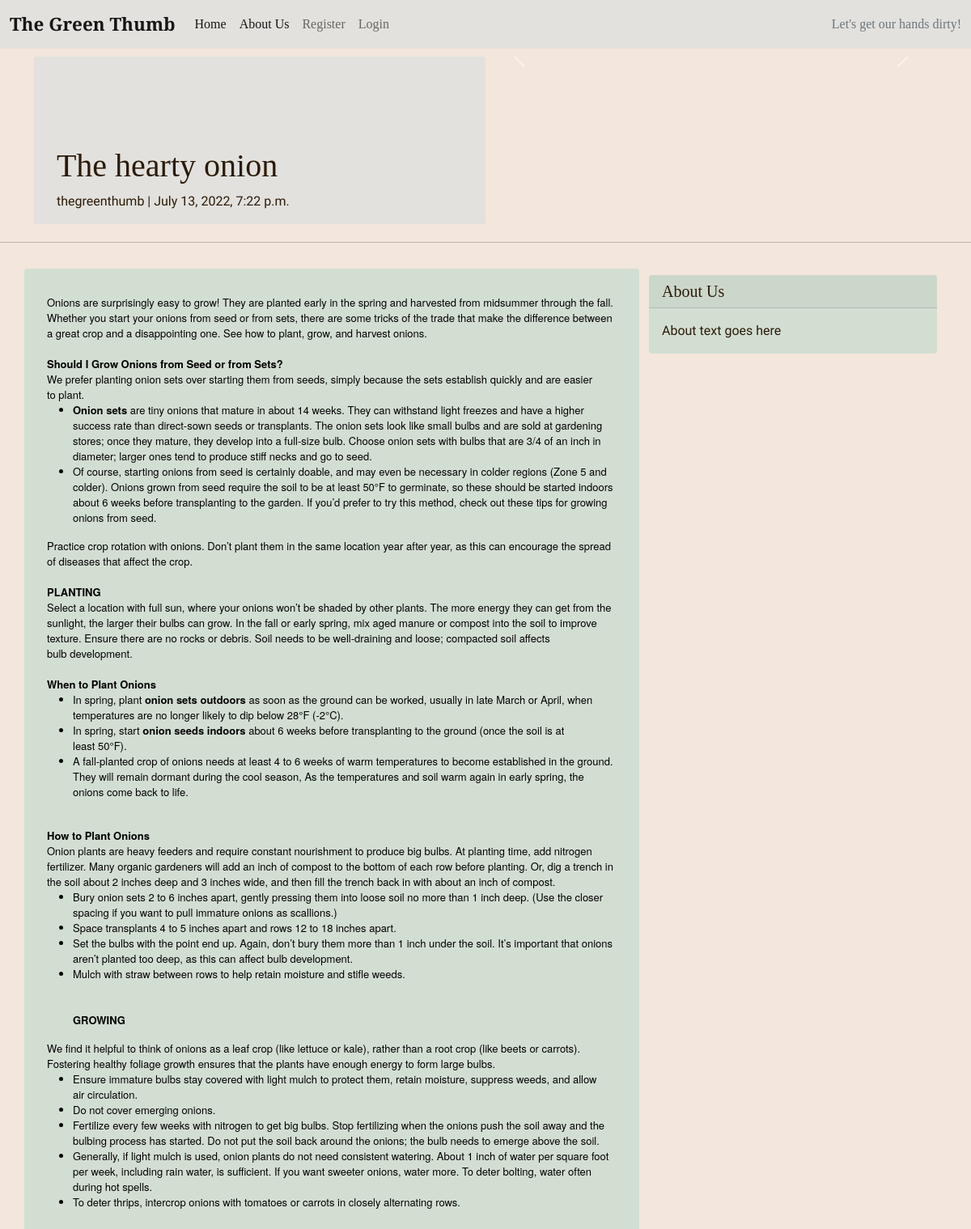
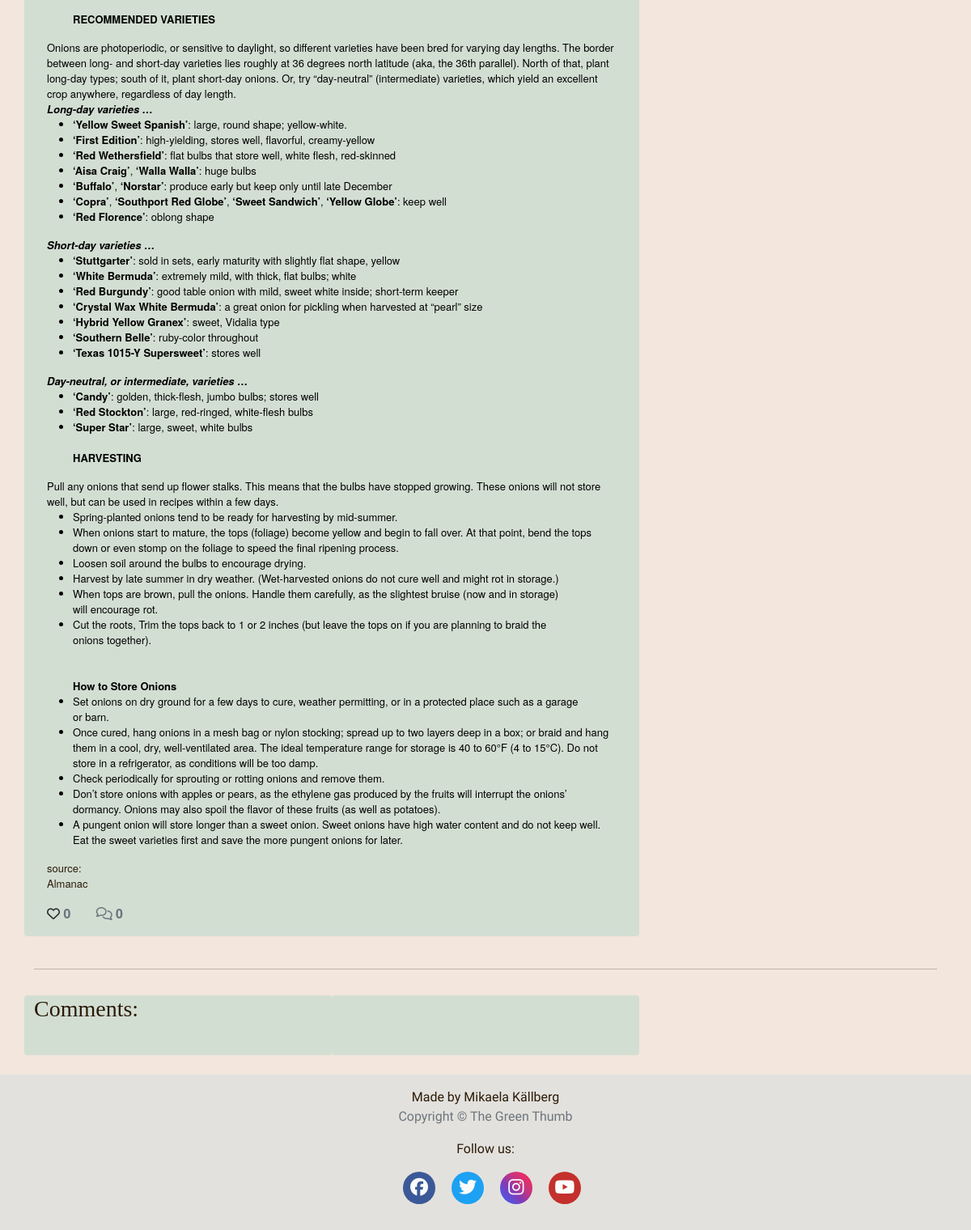
Page /the-hearty-onion/ on the committed database (2 pictures, top to bottom).
### blog/models.py (models this page shows, shortened)
class BlogPost(models.Model):
    title = models.CharField(
        max_length=200, unique=True, null=False, blank=False)
    slug = models.SlugField(max_length=200, unique=True)
    created_on = models.DateTimeField(auto_now_add=True)
    updated_on = models.DateTimeField(auto_now=True)
    content = models.TextField(blank=True)
    excerpt = models.TextField(blank=True)
    author = models.ForeignKey(
        User, on_delete=models.CASCADE, related_name='blog_posts',
        default=id(0))
    status = models.IntegerField(choices=STATUS, default=0)
    featured_image = CloudinaryField('image', default='placeholder')
    alt_tag = models.CharField(max_length=100, default='image related to post')
    likes = models.ManyToManyField(
        User, related_name='blogpost_like', blank=True)
    class Meta:
        ordering = ['-created_on']
    def number_of_likes(self):
        return self.likes.count()

### blog/views.py (the view, shortened to what this page needs)
# urls.py: path('<slug:slug>/', views.PostDetail.as_view(), name='post_detail'),
class PostDetail(View):
    def get(self, request, slug, *args, **kwargs):
        queryset = BlogPost.objects.filter(status=1)
        post = get_object_or_404(queryset, slug=slug)
        photos = PostImage.objects.filter(post=post)
        comments = post.comments.filter(approved=True).order_by('-created_on')
        liked = False
        if post.likes.filter(id=self.request.user.id).exists():
            liked = True
        return render(
            request,
            'post_detail.html',
            {
                'post': post,
                'photos': photos,
                'comments': comments,
                'commented': False,
                'liked': liked,
                'form': CommentForm(),
                'title': post.title,
            },
        )

### templates/post_detail.html (shortened to what this page needs)
{% extends 'base.html' %} {% block content %}
{% load crispy_forms_tags %}
<div class="masthead">
    <div class="container">
        <div class="row g-0">
            <div class="col-md-6 masthead-text">
                <h1 class="post-title">{{ post.title }}</h1>
                <p class="post-subtitle">{{ post.author }} | {{ post.created_on }}</p>
            </div>
            <div class="d-block col-md-6 masthead-image">
                {% if "placeholder" in post.featured_image.url %}
                <img src="https://res.cloudinary.com/mikakallberg/image/upload/v1656959946/vegetables_c8sl5c.jpg"
                    class="img-fluid" width="100%" alt="Image of carrots, leaks and potatoes on a wodden table">
                {% else %}
                <div id="carouselExampleIndicators" class="carousel slide" data-bs-ride="carousel">
                    <button class="carousel-control-prev" type="button" data-bs-target="#carouselExampleIndicators"
                        data-bs-slide="prev">
                        <span class="carousel-control-prev-icon" aria-hidden="true"></span>
                    </button>
                    <button class="carousel-control-next" type="button" data-bs-target="#carouselExampleIndicators"
                        data-bs-slide="next">
                        <span class="carousel-control-next-icon" aria-hidden="true"></span>
                    </button>
                </div>
                {% endif %}
            </div>
        </div>
    </div>
</div>
<div class="row">
    <div class="col">
        <hr>
    </div>
</div>
<div class="container">
    <div class="row">
        <div class="col card mb-4  mt-3 left  top">
            <div class="card-body">
                <p class="card-text ">{{ post.content | safe }}</p>
                <div class="row">
                    <div class="col-1">
                        <strong>
                            {% if user.is_authenticated %}
                            <form class="d-inline" action="{% url 'post_like' post.slug %}" method="POST">
                                {% csrf_token %}
                                {% if liked %}
                                <button type="submit" name="blogpost_id" value="{{post.slug}}" class="btn-like"><i
                                        class="fas fa-heart"></i></button>
                                {% else %}
                                <button type="submit" name="blogpost_id" value="{{post.slug}}" class="btn-like"><i
                                        class="far fa-heart"></i></button>
                                {% endif %}
                            </form>
                            {% else %}
                            <span><i class="far fa-heart"></i></span>
                            {% endif %}
                            <span class="text-secondary">{{ post.number_of_likes }}</span>
                        </strong>
                    </div>
                    <div class="col-1">
                        {% with comments.count as total_comments %}
                        <strong class="text-secondary"><i class="far fa-comments"></i>
                            {{ total_comments }}
                        </strong>
                        {% endwith %}
                    </div>
                </div>
            </div>
        </div>
        {% block sidebar %}
        {% include 'sidebar.html' %}
        {% endblock sidebar %}
    </div>
    <div class="row">
        <div class="col">
            <hr>
        </div>
    </div>
    <div class="row">
        <div class="col-md-4 card mb-4  mt-3 ">
            <h3>Comments:</h3>
            <div class="card-body">
            </div>
        </div>
        <div class="col-md-4 card mb-4  mt-3 ">
            <div class="card-body">
            </div>
        </div>
    </div>
</div>
{% endblock content %}

### static/css/style.css (style rules this page uses)
* { margin: 0; padding: 0; border: none; box-sizing: border-box; }
body { background-color: #f3e6dc; background-image: url('https://res.cloudinary.com/mikakallberg/image/upload/w_1000,ar_16:9,c_fill,g_auto,e_sharpen/v1656959952/dirt_sun_tndbjc.jpg'); background-position: center center; background-repeat: no-repeat; background-size: cover; background-attachment:fixed; }
html, body { height: 100%; }
h1, h2, h3, h4, h5 { font-family: 'Playfair Display', serif; color: #2b1b08; }
p { font-family: 'Gentium Book Plus', sans-serif; color: #2b1b08; }
a { text-decoration: none; color: inherit; }
.card { border: none; background-color: #d3ded3; }
.masthead { margin-top: 10px; overflow: hidden; position: relative; display: inline-block; width: 100%; }
.masthead-text { background-color: #e3e1dd; position: relative; }
.masthead-image { position: relative; overflow: hidden; }
.post-title { margin-top: 20%; margin-left: 5%; }
.post-subtitle { margin-left: 5%; }

### rows in the picture
BlogPost: title "The hearty onion", author "thegreenthumb", created_on "July 13, 2022, 7:22 p.m.", content "Onions are surprisingly easy to grow! They are planted early in the spring and harvested from midsummer through the fall. Whether you start your onions from seed or from sets, there are some tricks of the trade that make the difference between a great crop and a disappointing one. See how to plant, grow, and harvest onions. Should I Grow Onions from Seed or from Sets? We prefer planting onion sets over starting them from seeds, simply because the sets establish quickly and are easier to plant. Onion sets are tiny onions that mature in about 14 weeks. They can withstand light freezes and have a higher success rate than direct-sown seeds or transplants. The onion sets look like small bulbs…", number_of_likes "0"

### other values in the picture
{{ total_comments }} "0"
